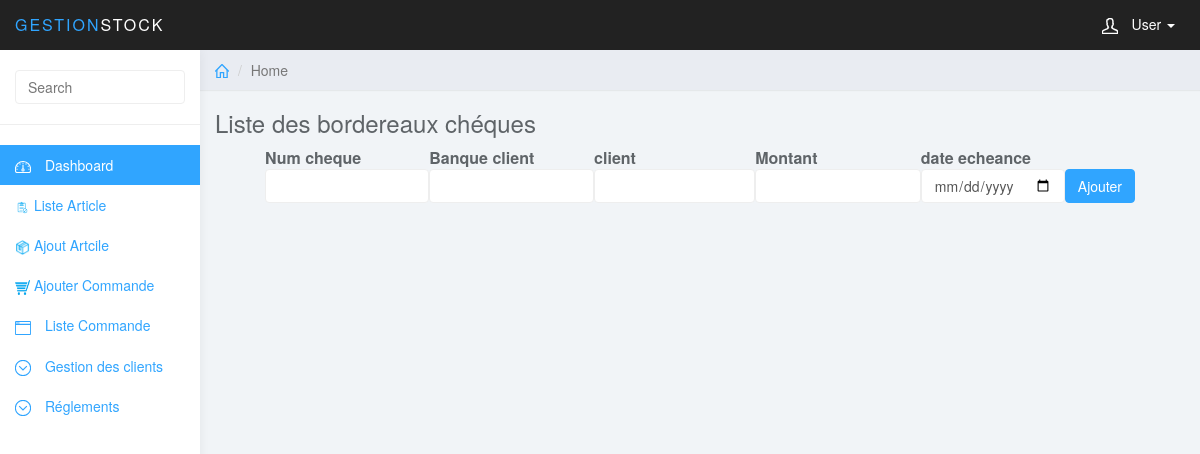
Before: /index.controller.php?action=listeCheque&controller=reglement (signed in) with the older database file.
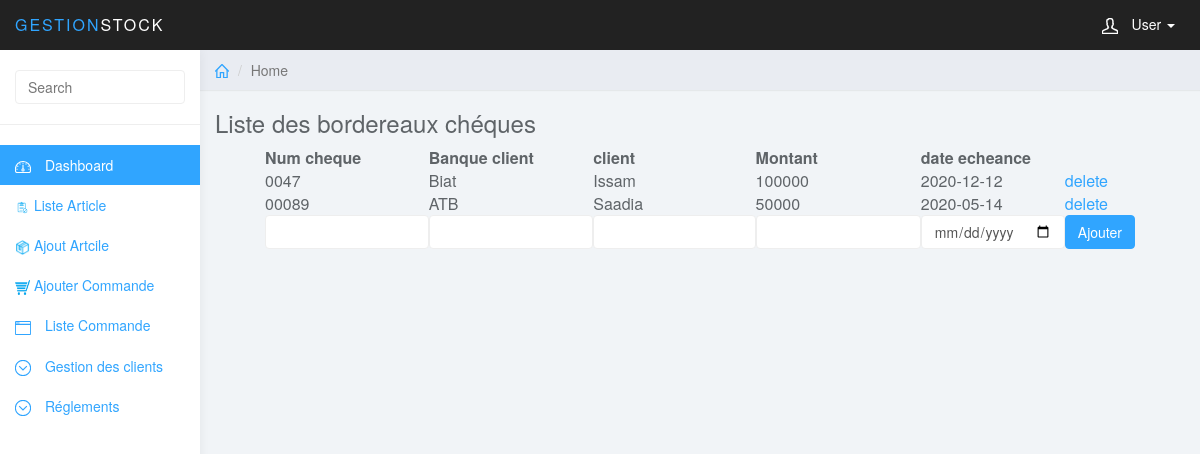
After: the same page with the newer database file.
### tables this page shows
CREATE TABLE `reglement` (
  `id` int(11) NOT NULL,
  `montant` float NOT NULL,
  `type_reglement` char(1) NOT NULL,
  `num_cheq` varchar(10) NOT NULL,
  `nom_banque` varchar(20) NOT NULL,
  `nom_client` varchar(20) NOT NULL,
  `date_echeance` date NOT NULL,
  `num_traite` varchar(20) NOT NULL
);

### models/reglement.class.php (called while the page is built, shortened)
<?php
class reglement
{
	public function getAllCheque($cnx)
	{
		$query= "select * from reglement where type_reglement like 'c'";
		 $insc=$cnx->query($query)->fetchAll(PDO::FETCH_OBJ);
		 return $insc;
	}
}
?>

### views/reglement/cheque.php (the view, shortened to what this page needs)
<?php include('include/header.php') ?>
	<div class="col-sm-9 col-sm-offset-3 col-lg-10 col-lg-offset-2 main">
		<div class="row">
			<ol class="breadcrumb">
				<li><a href="index.controller.php?action=dashboard&controller=admin"><svg class="glyph stroked home"><use xlink:href="#stroked-home"></use></svg></a></li>
				<li class="active">Home</li>
			</ol>
		</div>
<form role="form" action="index.controller.php?action=add&controller=reglement" method="post"  controller="reglement" enctype="multipart/form-data">
	<div >
		<div>
			<h3>Liste des bordereaux chéques</h3>
				<table  style="margin:50px;margin-top:0px">
					<th>Num cheque</th><th>Banque client</th><th>client</th><th>Montant</th><th>date echeance</th>
				<?php
				foreach($res as $cheque){
			?>
						<tr>
							<td> <?php echo $cheque->num_cheq; ?></td>
							<td> <?php echo $cheque->nom_banque; ?></td>
							<td> <?php echo $cheque->nom_client; ?></td>
							<td> <?php echo $cheque->montant; ?></td>
							<td> <?php echo $cheque->date_echeance ; ?></td>
							<td>
							<a href="index.controller.php?controller=reglement&action=supp&id=<?php echo $cheque->id; ?>"> delete</a>
							</td>
						</tr>
			<?php } ?>
						 <tr>
							 <td><input type="text" class="form-control" name="num_cheq" /></td>
							 <td><input type="text" class="form-control" name="nom_banque" /></td>
							 <td><input type="text" class="form-control" name="nom_client" /></td>
							 <td><input type="text" class="form-control" name="montant" /></td>
							 <td><input type="date" class="form-control" name="date_echeance" /></td>
							 <td><input  type="submit" class="btn btn-primary" value="Ajouter"/></td>
						</tr>
				</table>
		</div>
	</div>
</form>

Changed rows visible on the page:
added reglement: num_cheq "0047", nom_banque "Biat", nom_client "Issam", montant "100000", date_echeance "2020-12-12"
added reglement: num_cheq "00089", nom_banque "ATB", nom_client "Saadia", montant "50000", date_echeance "2020-05-14"
